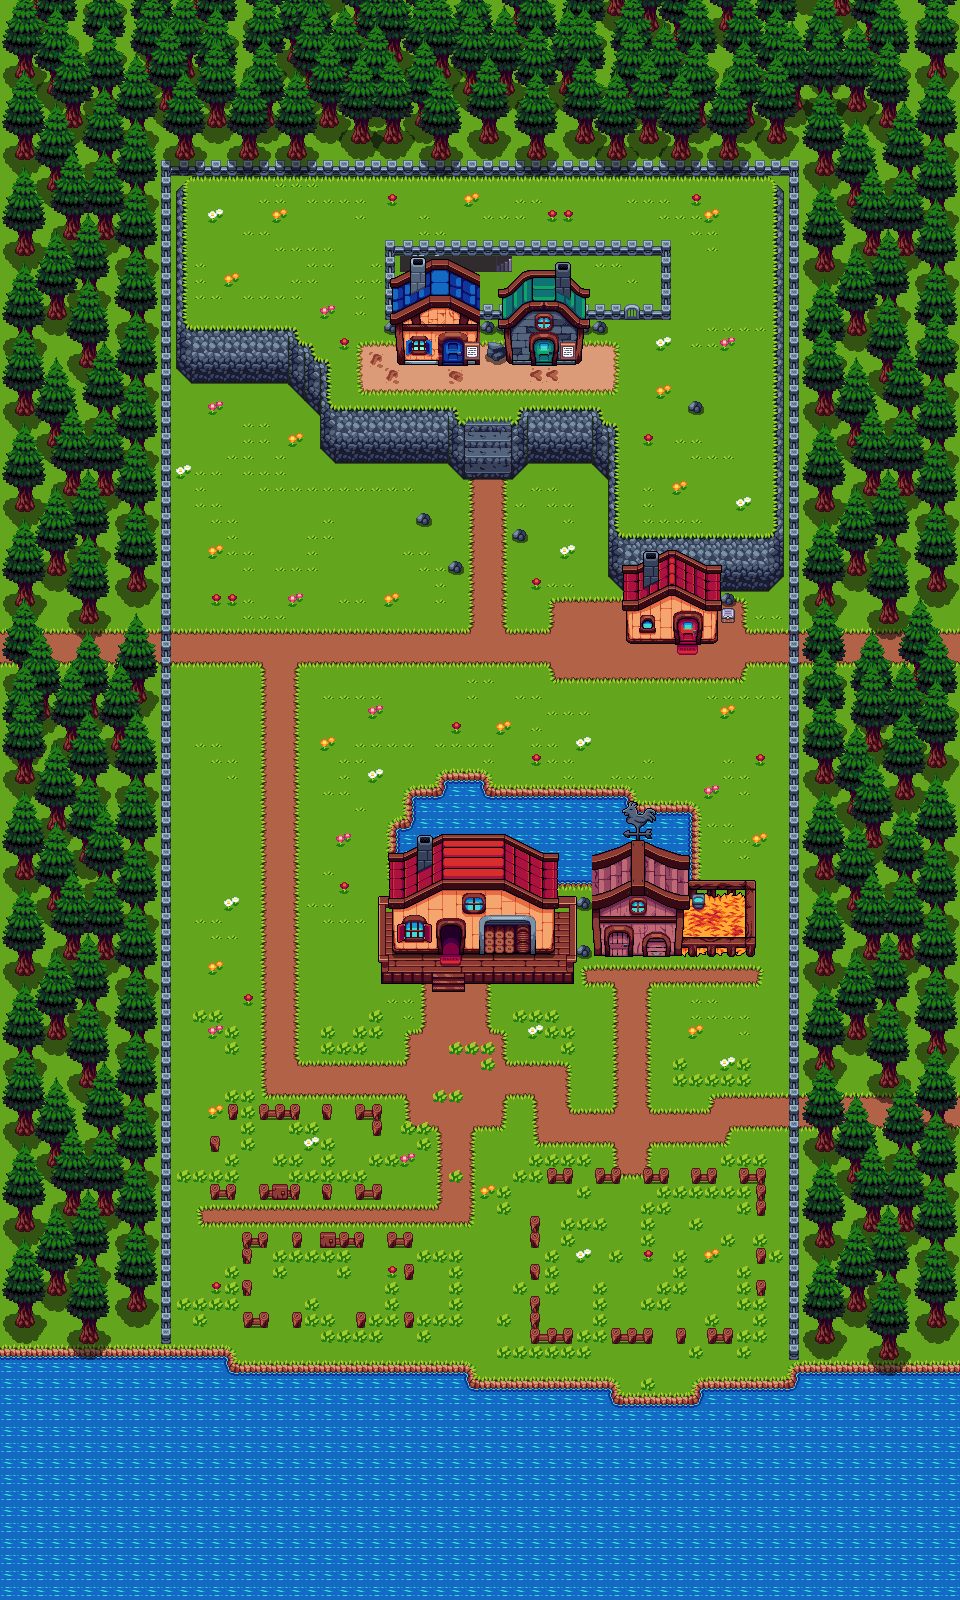

A level layout from a 2D game, rendered from its tile map. Below: a short description, then the map file with tile-grid data replaced by summaries:
An orthogonal 60x100 tile map with 16x16 px tiles, 1 tile layer (verano), 2 tilesets and 160 objects (puertawuan).

<map version="1.10" tiledversion="1.10.2" orientation="orthogonal" renderorder="right-down" width="60" height="100" tilewidth="16" tileheight="16" infinite="0" nextlayerid="30" nextobjectid="581">
 <tileset firstgid="1" source="arboles.tsx" />
 <tileset firstgid="12" source="mapa_verano.tsx" />
 <layer id="29" name="verano" width="60" height="100">
  <data>[6000 cells, 6000 non-empty, 6000 distinct tile ids]</data>
 </layer>
 <objectgroup id="28" name="arboles">
  <object id="534" gid="2" x="311" y="398.5" width="56" height="98" />
  <object id="535" gid="2" x="200.75" y="353" width="56" height="98" />
  <object id="536" gid="2" x="185.5" y="485" width="56" height="98" />
  <object id="537" gid="2" x="170.75" y="631.75" width="56" height="98" />
  <object id="538" gid="2" x="338.75" y="493.75" width="56" height="98" />
  <object id="539" gid="2" x="254.25" y="661.75" width="56" height="98" />
  <object id="540" gid="2" x="367" y="800.75" width="56" height="98" />
  <object id="541" gid="2" x="579.75" y="683.75" width="56" height="98" />
  <object id="542" gid="2" x="461.75" y="678.5" width="56" height="98" />
  <object id="543" gid="2" x="490" y="490.5" width="56" height="98" />
  <object id="544" gid="2" x="575" y="333.5" width="56" height="98" />
  <object id="545" gid="2" x="569.75" y="276.75" width="56" height="98" />
  <object id="546" gid="2" x="254.5" y="248" width="56" height="98" />
 </objectgroup>
 <objectgroup id="10" name="colisiones">
  <object id="195" x="165" y="162" width="634" height="11.5" />
  <object id="196" x="703" y="1379" width="97" height="64.3333" />
  <object id="197" x="589.333" y="1393.33" width="117" height="46.6667" />
  <object id="198" x="451.667" y="1379" width="161" height="62" />
  <object id="199" x="222" y="1361.67" width="240.333" height="80.3333" />
  <object id="203" x="160.667" y="1352" width="70" height="90.3333" />
  <object id="213" x="739" y="1168" width="26" height="10.3333" />
  <object id="221" x="755.33" y="1168.33" width="10.3333" height="42.833" />
  <object id="227" x="611" y="1328" width="41.833" height="10.3333" />
  <object id="236" x="530" y="1216" width="10.25" height="27.205" />
  <object id="291" x="789" y="152" width="15.5" height="1222.5" />
  <object id="292" x="143.5" y="147" width="28.5" height="1198.5" />
  <object id="293" x="381.182" y="973.18" width="51.4091" height="6.54545" />
  <object id="294" x="464.295" y="974" width="109.205" height="6.40909" />
  <object id="295" x="564.75" y="896.25" width="9" height="80" />
  <object id="296" x="380.5" y="896.5" width="8" height="76.5" />
  <object id="298" x="388.75" y="820.25" width="310.25" height="74.5" />
  <object id="299" x="392.5" y="901.75" width="162" height="45.5" />
  <object id="302" x="527" y="407.667" width="64.75" height="51.0833" />
  <object id="303" x="597.5" y="418" width="7.5" height="47.25" />
  <object id="305" x="591.75" y="411" width="6.25" height="49.75" />
  <object id="306" x="516" y="419" width="6.5" height="44.125" />
  <object id="307" x="522" y="410.5" width="5" height="50" />
  <object id="308" x="511.5" y="423.5" width="8.5" height="42.25" />
  <object id="309" x="511.625" y="464" width="6" height="5" />
  <object id="310" x="511.75" y="466.125" width="3" height="6" />
  <object id="311" x="450" y="410.273" width="6" height="50.3523" />
  <object id="312" x="460" y="421.864" width="5" height="49.3864" />
  <object id="313" x="454.5" y="417.5" width="7" height="48.25" />
  <object id="314" x="335.75" y="407.5" width="115.75" height="51" />
  <object id="315" x="330.875" y="408" width="12" height="47" />
  <object id="316" x="320" y="367.5" width="6.5" height="77.5" />
  <object id="317" x="384.667" y="240" width="285.167" height="75.5" />
  <object id="318" x="505.045" y="317.864" width="77.9545" height="40.4545" />
  <object id="327" x="153" y="170.5" width="27.75" height="193" />
  <object id="346" x="653" y="911" width="9.5" height="19" />
  <object id="347" x="661.5" y="923" width="5" height="5.5" />
  <object id="348" x="651" y="924.5" width="2.5" height="2.5" />
  <object id="349" x="649.5" y="921.5" width="6" height="6.5" />
  <object id="356" x="774.5" y="760" width="0.5" />
  <object id="381" x="776.68" y="171.773" width="14.0909" height="397.636" />
  <object id="403" x="160.25" y="1345.5" width="68" height="25.25" />
  <object id="404" x="222.5" y="1347.75" width="11.75" height="32" />
  <object id="405" x="231" y="1353.75" width="5.5" height="26.75" />
  <object id="406" x="456.25" y="1362.5" width="14.75" height="30.75" />
  <object id="408" x="468.25" y="1366.25" width="8.25" height="32.25" />
  <object id="409" x="600.25" y="1380.3" width="19.2955" height="33.4545" />
  <object id="410" x="599.25" y="1389" width="21.9091" height="22.25" />
  <object id="411" x="591.5" y="1382" width="21.75" height="11" />
  <object id="412" x="691.75" y="1380.25" width="16.25" height="33.75" />
  <object id="413" x="700" y="1379.25" width="14.25" height="9.75" />
  <object id="414" x="787.25" y="1368.83" width="16.0833" height="40.9167" />
  <object id="415" x="794" y="1364.75" width="18.5" height="26" />
  <object id="418" x="628" y="594" width="88.6667" height="41.6667" />
  <object id="429" x="403.939" y="1263.75" width="9.72727" height="10.75" />
  <object id="445" x="258.917" y="1184.38" width="41" height="10.5758" />
  <object id="446" x="258.917" y="1104.05" width="40.75" height="10.6667" />
  <object id="447" x="371.606" y="1104.05" width="10.2727" height="27" />
  <object id="448" x="209.917" y="1136.05" width="9.5" height="11.25" />
  <object id="449" x="395.75" y="320.75" width="87.1667" height="35.8333" />
  <object id="450" x="389.5" y="318.5" width="8" height="5.75" />
  <object id="451" x="469.5" y="312" width="40.25" height="16.5" />
  <object id="453" x="577.455" y="314.182" width="12.3636" height="14.5455" />
  <object id="454" x="688.75" y="399.75" width="12.75" height="9.25" />
  <object id="455" x="417.25" y="513.25" width="12.25" height="6.75" />
  <object id="456" x="449.5" y="560" width="12" height="8" />
  <object id="457" x="513" y="528.5" width="12.75" height="7.75" />
  <object id="458" x="385.5" y="321.25" width="10.5" height="7.75" />
  <object id="459" x="580.5" y="322.5" width="25" height="6.75" />
  <object id="460" x="580.5" y="317" width="24.75" height="5.5" />
  <object id="461" x="175.091" y="169.091" width="11.8182" height="14" />
  <object id="462" x="773.45" y="169.636" width="7.09091" height="14" />
  <object id="463" x="741.5" y="533" width="37.75" height="41" />
  <object id="464" x="714.5" y="533.75" width="58" height="45" />
  <object id="465" x="622.5" y="534" width="146" height="51.5" />
  <object id="466" x="710.5" y="589" width="23" height="27.5" />
  <object id="467" x="615.818" y="532.727" width="10.1818" height="46.9091" />
  <object id="468" x="608.909" y="532.182" width="11.4545" height="41.4545" />
  <object id="469" x="608.75" y="459.5" width="6.75" height="110.5" />
  <object id="470" x="602" y="426.25" width="12.5" height="43.25" />
  <object id="472" x="314.5" y="363.75" width="9" height="41" />
  <object id="473" x="178.5" y="325.25" width="11" height="42.75" />
  <object id="474" x="310.5" y="395.5" width="6.75" height="5.75" />
  <object id="475" x="301.75" y="347" width="6.75" height="45.75" />
  <object id="476" x="307.25" y="353.75" width="5.25" height="13.25" />
  <object id="477" x="295.75" y="342.5" width="8" height="11.5" />
  </objectgroup>
</map>
<!-- 61 of 160 objects omitted -->
